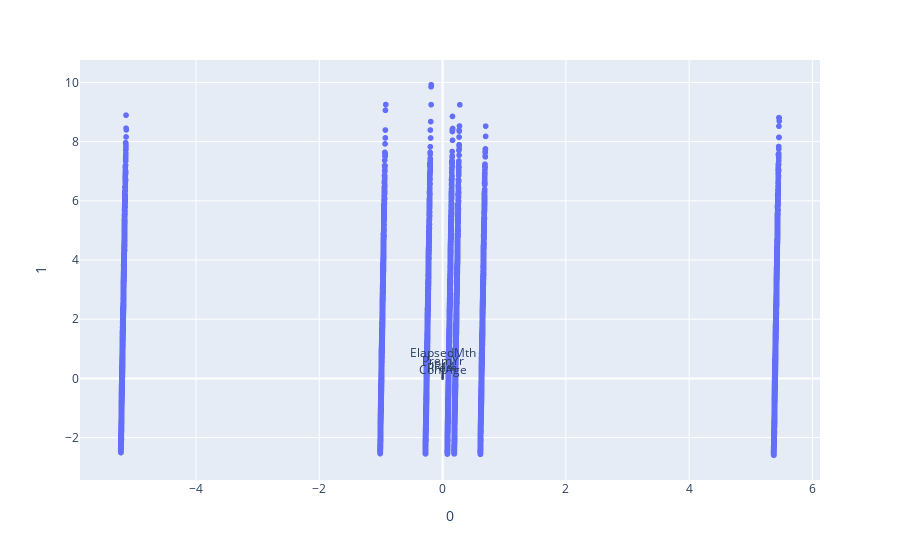

Notebook code cell kept with this figure:
### Code cell
# pca 시각화... 망함
import plotly.express as px
from sklearn.decomposition import PCA
from sklearn import datasets
from sklearn.preprocessing import StandardScaler

#['ElapsedMth', 'ContAge', 'Prem', 'PremYr', 'AccumPrem', 'ContAmt', 'StartAgeOfSomething', 'SumFund', 'IR13', 'IR14' 'FundVal01', 'FundVal02', 'FundVal03', 'IR09', 'IR10', 'IR11', 'IR12', 'IR13', 'IR14', 'prd_8', 'prd_9', 'prd_10']

cols = ['ElapsedMth', 'ContAge', 'Prem', 'PremYr', 'IR14']

loadings = pca.components_.T * np.sqrt(pca.explained_variance_)

fig = px.scatter(printcipalComponents, x=0, y=1)

for i, feature in enumerate(cols):
    fig.add_shape(
        type='line',
        x0=0, y0=0,
        x1=loadings[i, 0],
        y1=loadings[i, 1]
    )
    fig.add_annotation(
        x=loadings[i, 0],
        y=loadings[i, 1],
        ax=0, ay=0,
        xanchor="center",
        yanchor="bottom",
        text=feature,
    )
fig.show()

### Figure 1 — Plotly figure (JSON) as saved in the notebook; plotly's stock layout.template omitted (floating-point values rounded to 4 significant figures; data arrays with more than 128 entries replaced by an {"elided": "..."} marker saying what was removed)
{"data": [{"hovertemplate": "0=%{x}<br>1=%{y}<extra></extra>", "legendgroup": "", "marker": {"color": "#636efa", "symbol": "circle"}, "mode": "markers", "name": "", "showlegend": false, "type": "scattergl", "x": {"elided": "80000 float values"}, "xaxis": "x", "y": {"elided": "80000 float values"}, "yaxis": "y"}], "layout": {"annotations": [{"ax": 0, "ay": 0, "text": "ElapsedMth", "x": 0.004093, "xanchor": "center", "y": 0.5183, "yanchor": "bottom"}, {"ax": 0, "ay": 0, "text": "ContAge", "x": 0.0002764, "xanchor": "center", "y": -0.0517, "yanchor": "bottom"}, {"ax": 0, "ay": 0, "text": "Prem", "x": -0.001513, "xanchor": "center", "y": 0.002341, "yanchor": "bottom"}, {"ax": 0, "ay": 0, "text": "PremYr", "x": 0.00372, "xanchor": "center", "y": 0.2379, "yanchor": "bottom"}, {"ax": 0, "ay": 0, "text": "IR14", "x": 0.003862, "xanchor": "center", "y": 0.0401, "yanchor": "bottom"}], "legend": {"tracegroupgap": 0}, "margin": {"t": 60}, "shapes": [{"type": "line", "x0": 0, "x1": 0.004093, "y0": 0, "y1": 0.5183}, {"type": "line", "x0": 0, "x1": 0.0002764, "y0": 0, "y1": -0.0517}, {"type": "line", "x0": 0, "x1": -0.001513, "y0": 0, "y1": 0.002341}, {"type": "line", "x0": 0, "x1": 0.00372, "y0": 0, "y1": 0.2379}, {"type": "line", "x0": 0, "x1": 0.003862, "y0": 0, "y1": 0.0401}], "xaxis": {"anchor": "y", "domain": [0, 1], "title": {"text": "0"}}, "yaxis": {"anchor": "x", "domain": [0, 1], "title": {"text": "1"}}}}
